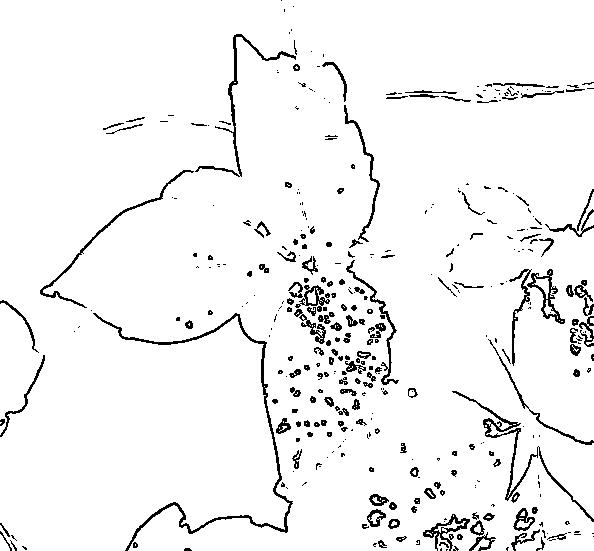
%> input picture POISON_IVY/IMG_3149.jpg, 594 x 551 px
$ octave --eval "Project_Draft;"   (GNU Octave 9; MATLAB toolbox functions it lacks are replaced by stand-ins)
%> lines starting %> are read from the running program, lines starting %| are printed output that depends on the picture

function Project_Draft()

    apply_gaussian_filter = false;
    show_grayscale_versions = false;

    % read image

    im_rgb = im2double(imread("IMAGES/IMG_3149.JPG"));
%> im_rgb: size 551x594 double; min 0, max 1, mean 0.948
    figure, imshow(im_rgb), title("Original image");

%     im_rgb = round(im_rgb * 16) / 16;
%     figure, imshow(im_rgb), title("after noise removal");

%     disp(size(im_in));

    im_resized = imresize(im_rgb, [600, 900]);
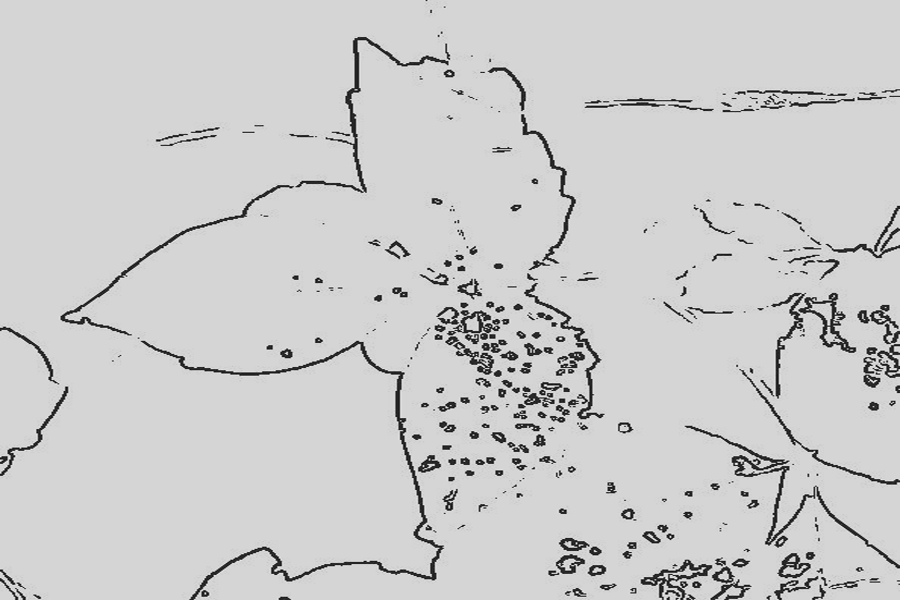
%> im_resized: size 600x900 double; min -0.226, max 1.24, mean 0.948; drawn with min black and max white

    % crop image

%     rect = [182.5100  118.5100  573.9800  445.9800];
%     rect = [160.5100   34.5100  547.9800  477.9800];
    rect = [160.5100   34.5100  593.9800  550.9800];
    im_cropped = imcrop(im_resized, rect);
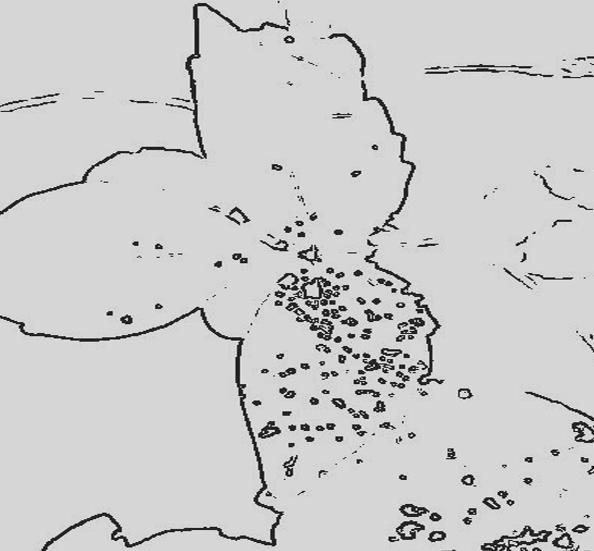
%> im_cropped: size 551x594 double; min -0.2, max 1.22, mean 0.944; drawn with min black and max white
    figure, imshow(im_cropped), title("cropped image");
%> after `imshow(im_cropped)`:
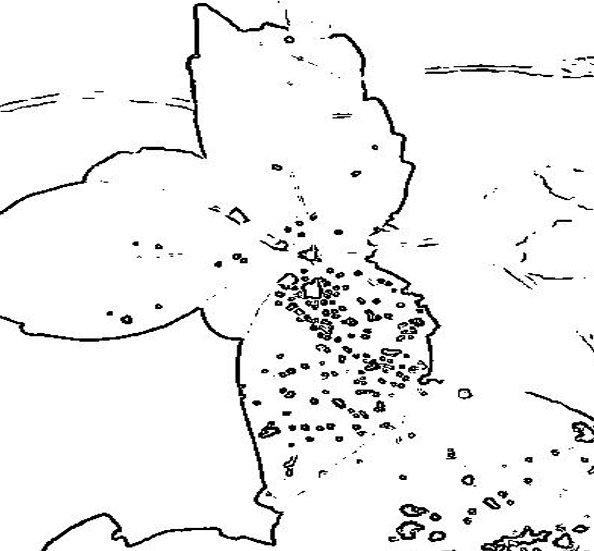
%> displayed picture: size 551x594, on the screen's scale of 0 to 255; min 0, max 255, mean 240.7

    % sharpening the image

%     im_sharpened = imsharpen(im_cropped);
%     figure, subplot(1,2,1), imshow(im_sharpened), title("using imsharpen");
    im_sharpened = imsharpen(im_cropped,'Radius',2,'Amount',1);
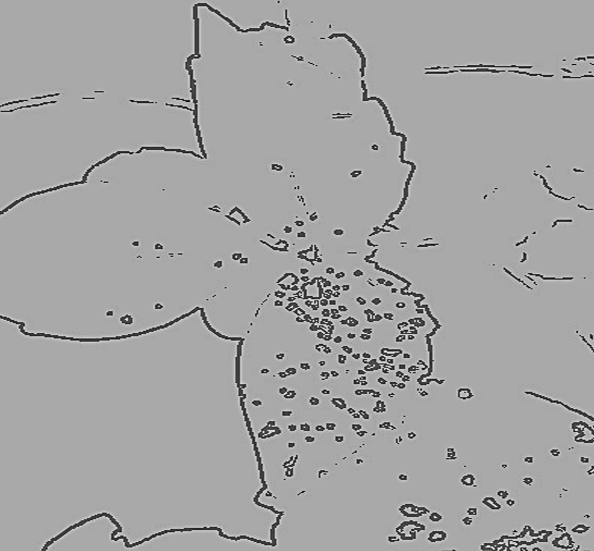
%> im_sharpened: size 551x594 double; min -1.07, max 2.05, mean 0.944; drawn with min black and max white
    figure, imshow(im_sharpened), title("using imsharpen and parameters");

    % Applying gaussian filter to smoothen the image

    if (apply_gaussian_filter)
        fltr_gauss = fspecial('gaussian', [10 10], 0.75);
        im_smooth = imfilter( im_sharpened, fltr_gauss, 'same', 'repl');
        figure, imagesc(im_smooth);
        im_lab = rgb2lab(im_smooth);
        a_channel = im_lab(:,:,2);
        imagesc(a_channel);
    end

    % choosing the grayscale channel

    if (show_grayscale_versions)
        red = im_sharpened(:,:,1);
        green = im_sharpened(:,:,2);
        blue = im_sharpened(:,:,3);

        figure, subplot(1,3,1), imshow(red), title("Red channel");
        subplot(1,3,2), imshow(green), title("Green channel");
        subplot(1,3,3), imshow(blue), title("Blue channel");

        im_hsv = rgb2hsv(im_sharpened);
        hue = im_hsv(:,:,1);
        saturation = im_hsv(:,:,2);
        value = im_hsv(:,:,3);

        figure, subplot(1,3,1), imshow(hue), title("hue channel");
        subplot(1,3,2), imshow(saturation), title("saturation channel");
        subplot(1,3,3), imshow(value), title("value channel");

        im_lab = rgb2lab(im_sharpened);
        l_channel = im_lab(:,:,1);
        a_channel = im_lab(:,:,2);
        b_channel = im_lab(:,:,3);
        figure, imagesc(a_channel);

        figure, subplot(1,3,1), imagesc(l_channel), title("L channel");
        subplot(1,3,2), imagesc(a_channel), title("a* channel");
        subplot(1,3,3), imagesc(b_channel), title("b* channel");
    end

%> (the run ends here)

$ run again, with POISON_IVY/IMG_3108.jpg copied over POISON_IVY/IMG_3149.jpg
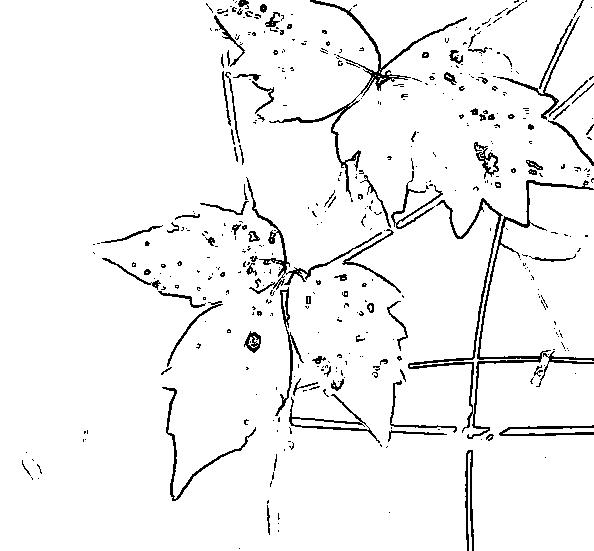
%> input picture POISON_IVY/IMG_3108.jpg, 594 x 551 px
%> in Project_Draft, `im_sharpened = imsharpen(im_cropped,'Radius',2,'Amount',1);`:
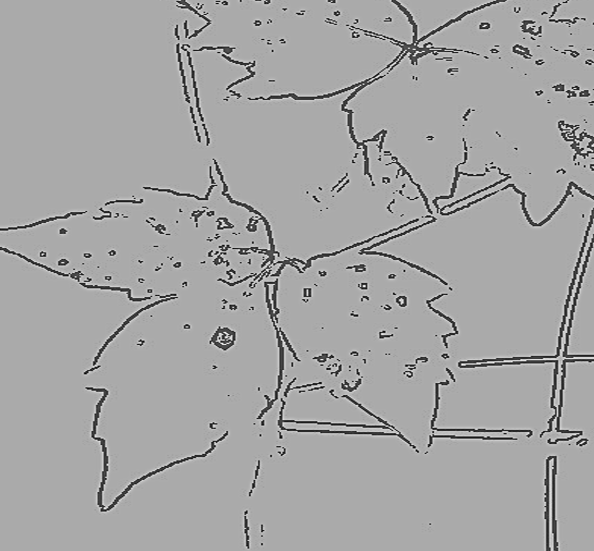
%> im_sharpened: size 551x594 double; min -1.09, max 2.03, mean 0.936; drawn with min black and max white
%> in Project_Draft, `imshow(im_sharpened)`:
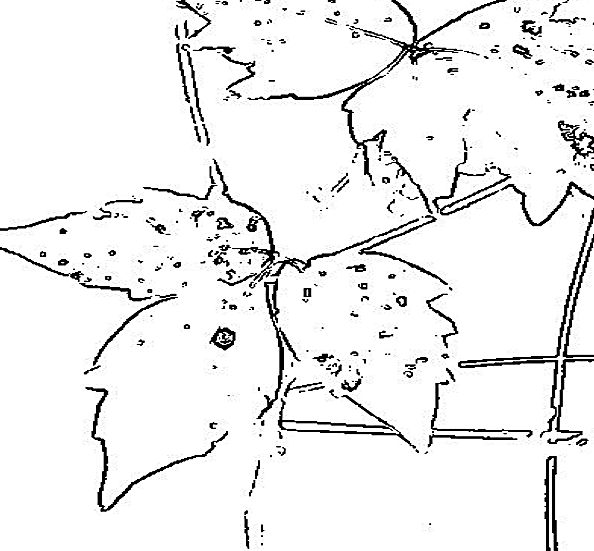
%> displayed picture: size 551x594, on the screen's scale of 0 to 255; min 0, max 255, mean 238.1

$ run again, with POISON_IVY/IMG_3117.jpg copied over POISON_IVY/IMG_3149.jpg
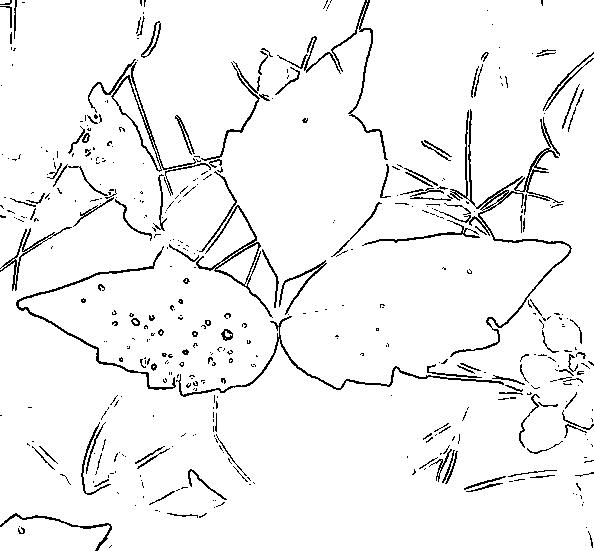
%> input picture POISON_IVY/IMG_3117.jpg, 594 x 551 px
%> in Project_Draft, `im_sharpened = imsharpen(im_cropped,'Radius',2,'Amount',1);`:
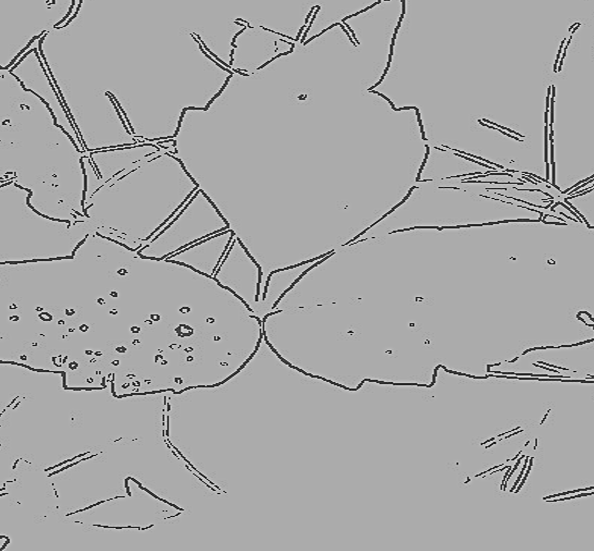
%> im_sharpened: size 551x594 double; min -1.06, max 2, mean 0.945; drawn with min black and max white
%> in Project_Draft, `imshow(im_sharpened)`:
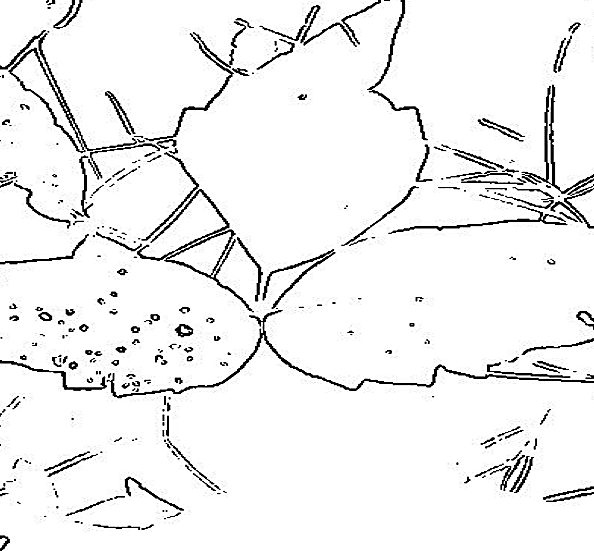
%> displayed picture: size 551x594, on the screen's scale of 0 to 255; min 0, max 255, mean 240.4

$ run again, with POISON_IVY/IMG_3127.jpg copied over POISON_IVY/IMG_3149.jpg
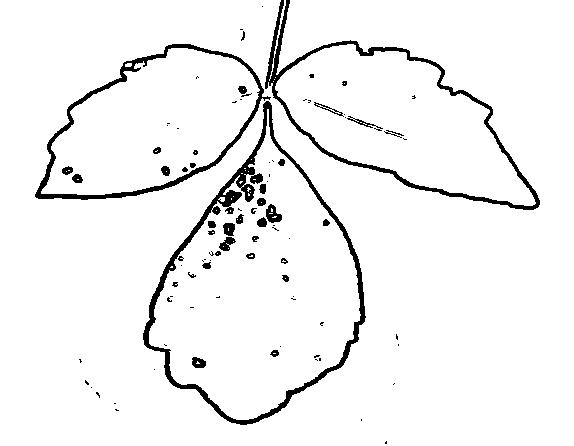
%> input picture POISON_IVY/IMG_3127.jpg, 574 x 446 px
%> in Project_Draft, `imshow(im_cropped)`:
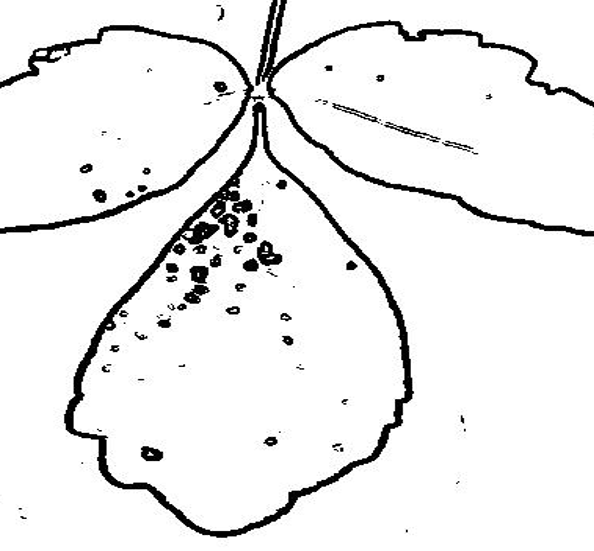
%> displayed picture: size 551x594, on the screen's scale of 0 to 255; min 0, max 255, mean 236.9
%> in Project_Draft, `im_sharpened = imsharpen(im_cropped,'Radius',2,'Amount',1);`:
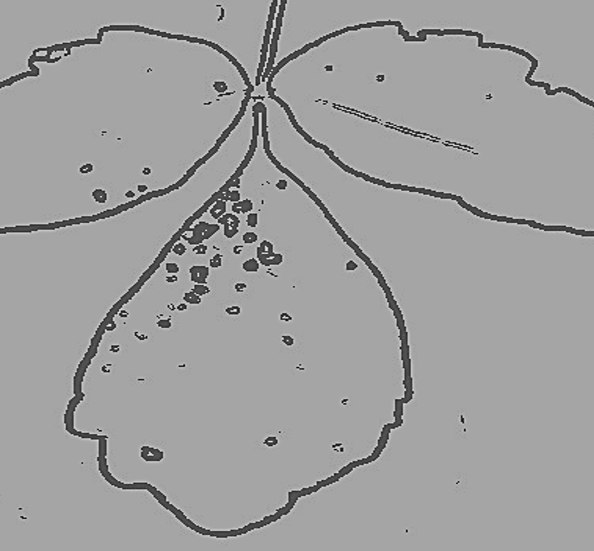
%> im_sharpened: size 551x594 double; min -0.991, max 2.08, mean 0.929; drawn with min black and max white
